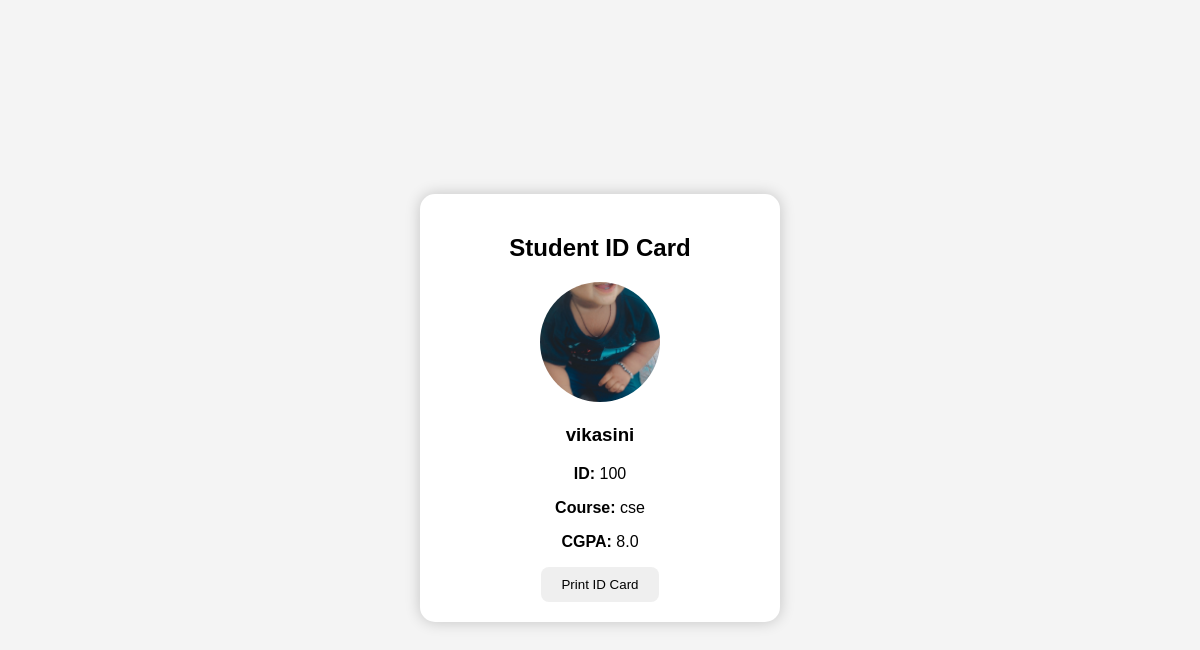
/idcard/100 (signed in), run on the app's committed database.
### tables this page shows
CREATE TABLE students (
            id TEXT PRIMARY KEY,
            name TEXT NOT NULL,
            course TEXT NOT NULL
        , photo TEXT, cgpa REAL);

### app.py (the view)
@app.route('/idcard/<string:id>')
def id_card(id):
    if 'admin' not in session:
        return redirect('/login')
    conn = sqlite3.connect("students.db")
    cursor = conn.cursor()
    cursor.execute("SELECT * FROM students WHERE id=?", (id,))
    student = cursor.fetchone()
    conn.close()
    return render_template("idcard.html", student=student)

### templates/idcard.html (shortened to what this page needs)
<!DOCTYPE html>
<html>
<head>
</head>
<body>
<div class="card">
    <h2>Student ID Card</h2>
    {% if student[3] %}
    <img src="{{ url_for('static', filename='uploads/' + student[3]) }}">
    {% endif %}
    <h3>{{ student[1] }}</h3>
    <p><b>ID:</b> {{ student[0] }}</p>
    <p><b>Course:</b> {{ student[2] }}</p>
    <p><b>CGPA:</b> {{ student[4] }}</p>
    <button onclick="window.print()" class="btn">
        Print ID Card
    </button>
</div>
</body>
</html>

### templates/idcard.html (style rules this page uses)
body { font-family: Arial, sans-serif; background:#f4f4f4; display:flex; justify-content:center; align-items:center; height:100vh; }
.card { width:320px; background:white; padding:20px; border-radius:15px; text-align:center; box-shadow:0 0 15px rgba(0,0,0,0.2); }
.card img { width:120px; height:120px; border-radius:50%; object-fit:cover; }
.btn { padding:10px 20px; border:none; border-radius:8px; cursor:pointer; }

### data on the page
students: photo (picture), name "vikasini", id "100", course "cse", cgpa "8.0"
